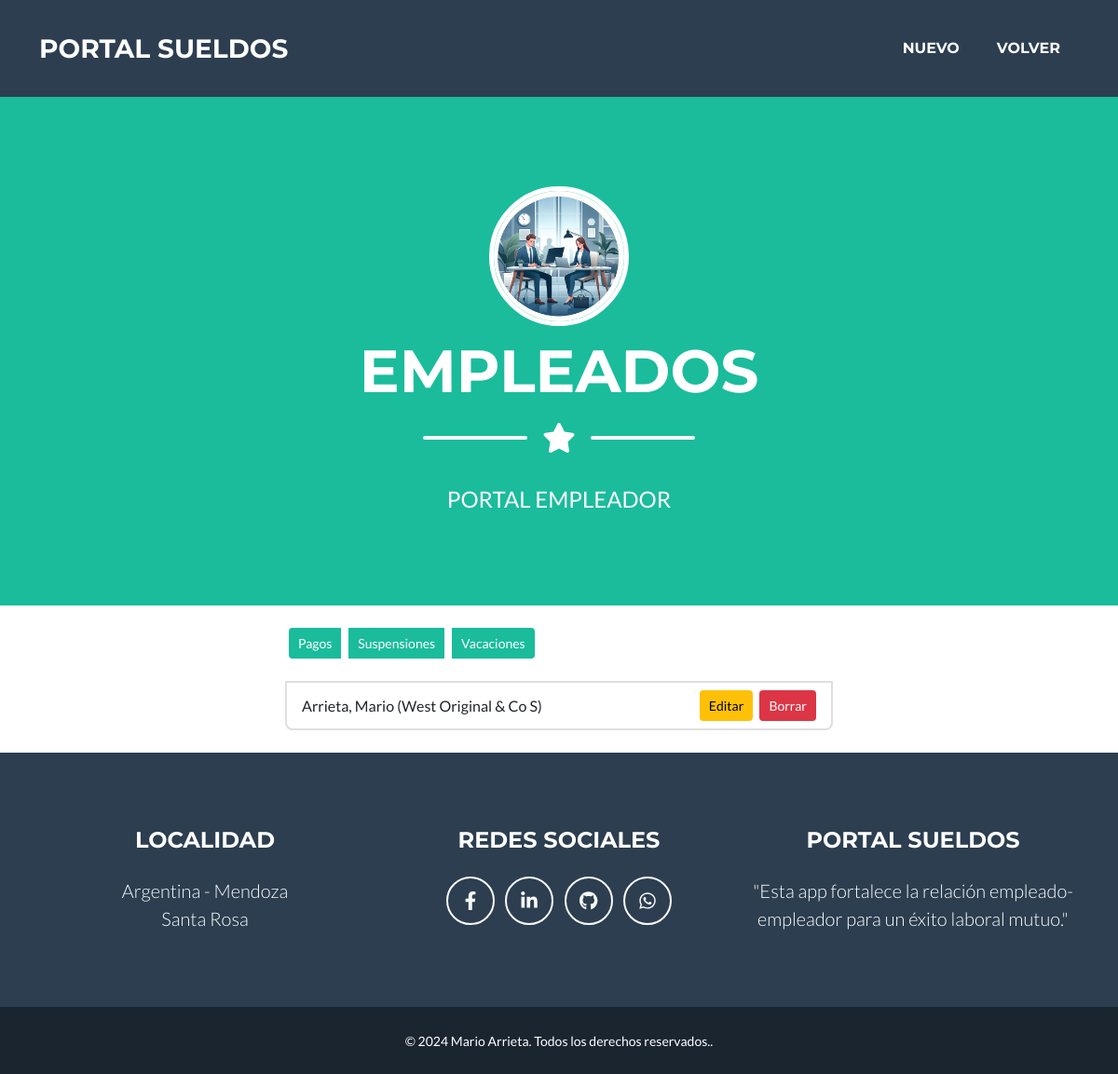
/empleador/empleado/buscar/ (signed in), run on an earlier commit of the app's database.
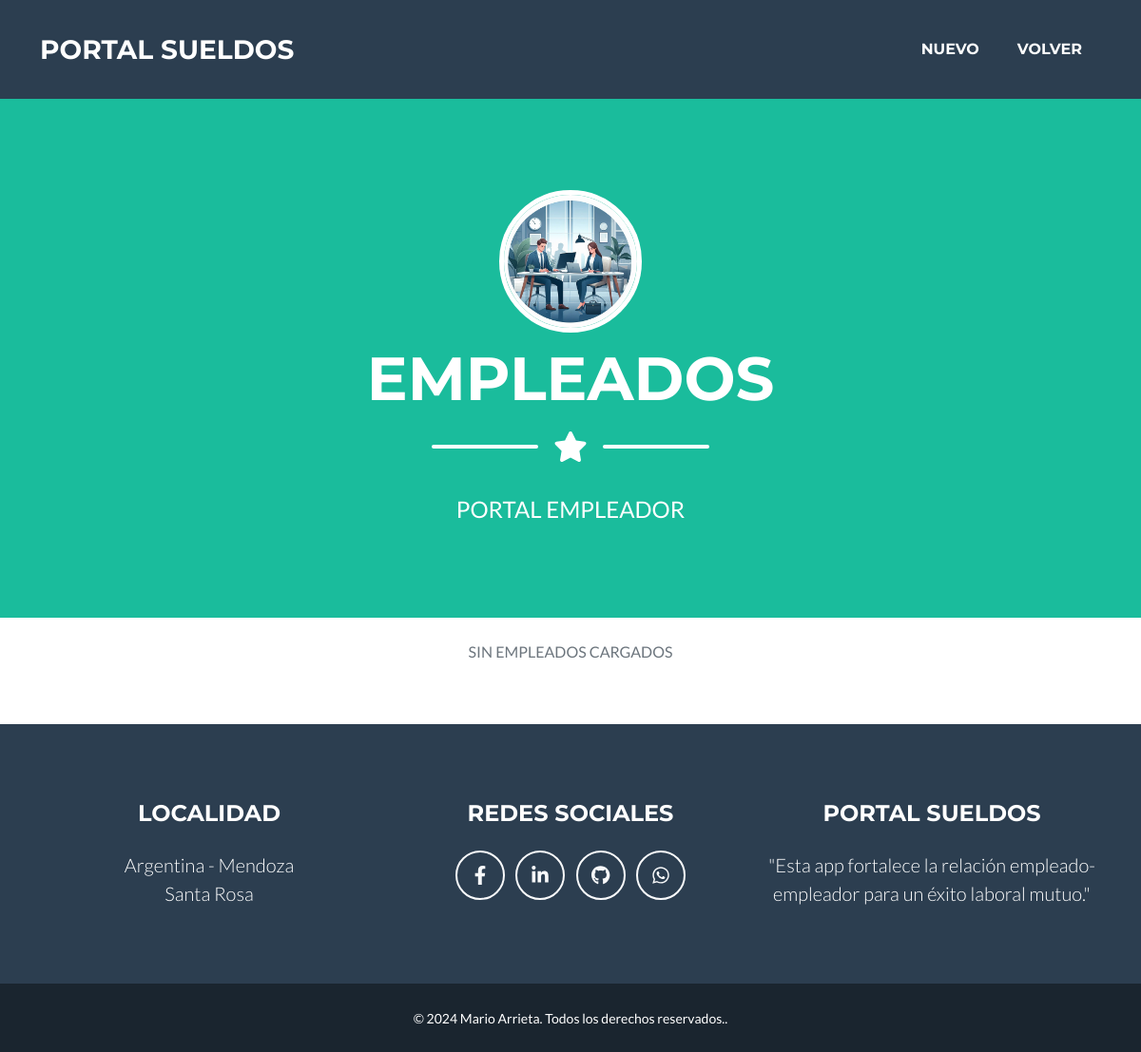
And on a later commit of the database.
### empleador/models.py (models this page shows, shortened)
class Empleado (models.Model):
    empleador = models.ForeignKey (Empleador, on_delete=models.CASCADE, verbose_name="Empleador")
    apellido = models.CharField(max_length=50, verbose_name="Apellido")
    nombre = models.CharField(max_length=50, verbose_name="Nombre")
    cuil = models.PositiveIntegerField(validators=[validate_cuil_length], unique=True, verbose_name="CUIL")
    fecha_ingreso = models.DateField(verbose_name="Fecha de ingreso")
    email = models.EmailField(verbose_name= "e-Mail ")
    def __str__(self):
        return f"{self.apellido.title()}, {self.nombre.title()} ({self.empleador.razonSocial.title()})"
    class Meta:
        verbose_name = "Empleado"
        verbose_name_plural = "Empleados"

class Empleador (models.Model):
    razonSocial = models.CharField(max_length=50, verbose_name="Razon Social")
    cuit = models.PositiveIntegerField(validators=[validate_cuil_length], unique=True, verbose_name="CUIT")
    email = models.EmailField(verbose_name="e-Mail")
    class Meta:
        verbose_name = "Empleador"
        verbose_name_plural = "Empleadores"

### empleador/views.py (the view)
class EmpleadoRead(LoginRequiredMixin, ListView):
    model = Empleado
    template_name = "empleador/empleado_buscar.html"
    login_url = reverse_lazy ("empleador:login")

### empleador/templates/empleador/empleado_buscar.html
{% extends 'core/base.html' %}
{% load static %}
{% block  titulo%}
    <li class="nav-item mx-0 mx-lg-1"><a class="nav-link py-3 px-0 px-lg-3 rounded" href="{% url 'empleador:empleado_create' %}">Nuevo</a></li>
    <li class="nav-item mx-0 mx-lg-1"><a class="nav-link py-3 px-0 px-lg-3 rounded" href="{% url 'empleador:index' %}">Volver</a></li>
{% endblock titulo %}
{% block imagen %}
   {% static 'empleador/img/empleador.webp' %}
{% endblock imagen %}
{% block pagina%}
   EMPLEADOS
{% endblock pagina%}
{% block mensaje%}
    PORTAL EMPLEADOR
{% endblock mensaje%}
{% block formulario %}
<br>
{% if object_list %}
<div class="row justify-content-center">
    <div class="col-lg-6">
        <div class="btn-group btn-group-sm d-inline-flex">
            <a href="{% url 'empleador:pagos_create' %}" class="btn btn-sm btn-primary mx-1">Pagos</a>
            <a href="{% url 'empleador:suspensiones_create' %}" class="btn btn-sm btn-primary mx-1">Suspensiones</a>
            <a href="{% url 'empleador:vacaciones_create' %}" class="btn btn-sm btn-primary mx-1">Vacaciones</a>
        </div>
        <ul class="list-group">
            <br>
            {% for empleado in object_list %}
            <li class="list-group-item d-flex justify-content-between align-items-center">
                <div>
                    {{ empleado }}
                </div>
                <div>
                    <a href="{% url 'empleador:empleado_update' empleado.id %}" class="btn btn-sm btn-primary mx-1 btn-warning">Editar</a>
                    <a href="{% url 'empleador:empleado_delete' empleado.id %}" class="btn btn-sm btn-danger">Borrar</a>
                </div>
            </li>
            {% endfor %}
        </ul>
    </div>
</div>
{% else %}
<div class="row justify-content-center m-0">
    <div class="col-lg-5 text-center">
        <p class="text-muted">SIN EMPLEADOS CARGADOS</p>
    </div>
</div>
<br>
{% endif %}
<br>
{% endblock formulario %}

What changed in the data, as far as the page shows it:
removed Empleado: apellido+nombre+empleador "Arrieta, Mario (West Original & Co S)"
Also different on the page:
text no longer shown: "Pagos Suspensiones Vacaciones"
text now shown: "SIN EMPLEADOS CARGADOS"
